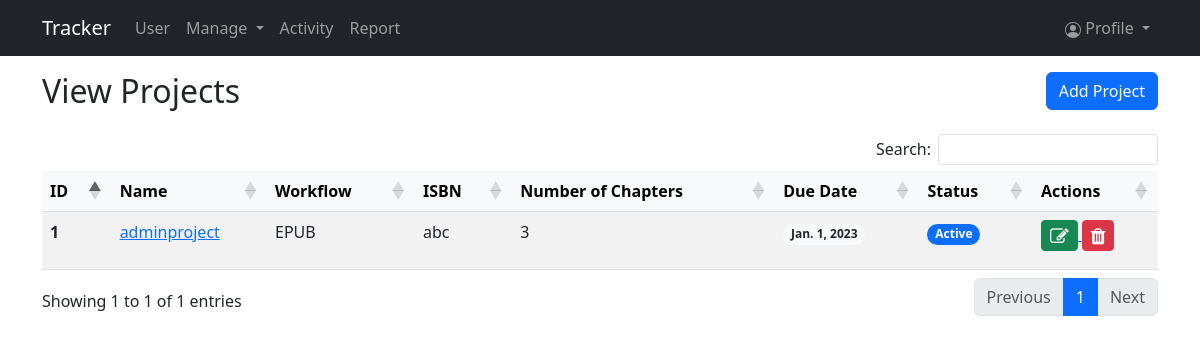
The page /project/ (signed in) on the database its author committed.
### web/models.py (models this page shows, shortened)
class Projects(models.Model):
    proj_name = models.CharField(max_length=50, null=True, verbose_name='Project Name')
    proj_isbn = models.CharField(max_length=50, null=True)
    proj_workflowType = models.ForeignKey(WorkflowType,on_delete=models.CASCADE)
    proj_status = models.ForeignKey(Status,on_delete=models.CASCADE)
    proj_no_of_chapters = models.IntegerField(null=True)
    due_date=models.DateField(null=True,blank=True)
    proj_manager = models.ForeignKey(CustomUser,on_delete=models.CASCADE)

class WorkflowType(models.Model):
    id = models.AutoField(primary_key=True)
    workflow_name = models.CharField(max_length=100, null=True, blank=True)
    workflow_code = models.CharField(max_length=25, null=True, blank=True)

class Status(models.Model):
    status_name = models.CharField(max_length=100, null=True, blank=True)
    def  __str__(self):
        return self.status_name

### web/views.py (the view)
# urls.py: path('project/', views.project_view, name='project_view'),
@login_required
def project_view(request):
    if request.method == 'GET':
        projects = Projects.objects.filter(proj_manager=request.user.id)
        print(request.user.id)
        context = {'projects':projects,}
        return render(request, 'project.html',context)
    elif request.method == 'POST':
        return render(request, 'project.html')

### web/templates/project.html (shortened to what this page needs)
{% extends "base.html" %}
{% block content %}
  <div class="container mt-3">
    <div class="row">
      <div class="col-6">
        <h2 class="page-title">View Projects</h2>
      </div>
      <div class="col-6 text-end">
        <a class="btn btn-primary" href="{% url 'addProject' %}">Add Project</a>
      </div>
    </div>
  </div>
  <div class="container mt-3">
    <div class="table-responsive">
      <table id="exampleDT" class="table table-hover table-striped ">
        <thead class="table-light text-center">
          <tr>
            <th scope="col">ID</th>
            <th scope="col">Name</th>
            <th scope="col">Workflow</th>
            <th scope="col">ISBN</th>
            <th scope="col">Number of Chapters</th>
            <th scope="col">Due Date</th>
            <th scope="col">Status</th>
            <th class="not-export-column" scope="col">Actions</th>
          </tr>
        </thead>
        <tbody>
          {% for item in projects%}
          <tr>
            <th scope="row">{{forloop.counter}}</th>
            <td><a href="chapter.html">{{item.proj_name}}</a></td>
            <td>{{item.proj_workflowType.workflow_name}}</td>
            <td>{{item.proj_isbn}}</td>
            <td>{{item.proj_no_of_chapters}}</td>
            <td><p class="badge rounded-pill bg-light text-dark">{{item.due_date}}</p></td>
            <td><p class="badge rounded-pill bg-primary">{{item.proj_status}}</p> </td>
            <td>
              <a href={% url 'editProject' item.id %} >
                <button type="button" class="btn btn-success btn-sm"><i class="fa fa-edit fa-lg"></i></button>
            </a>
            <a  href="#myModal" data-target="#myModal" data-toggle="modal" onClick = "openSolution('{{ item.id }}')">
              <button type="button"  class="btn btn-danger btn-sm"><i class="fa fa-trash fa-lg"></i></button>
          </a>
            </td>
          </tr>
          {% endfor %}
        </tbody>
      </table>
    </div>
  </div>
  {% endblock %}

### rows shown on the page
Projects: proj_name "adminproject", proj_workflowType.workflow_name "EPUB", proj_isbn "abc", proj_no_of_chapters "3", due_date "Jan. 1, 2023", proj_status "Active"
